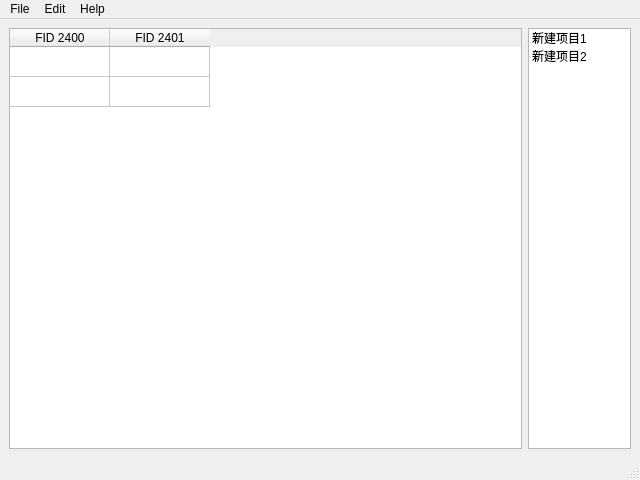
<?xml version="1.0" encoding="UTF-8"?>
<ui version="4.0">
 <class>MainWindow</class>
 <widget class="QMainWindow" name="MainWindow">
  <property name="enabled">
   <bool>true</bool>
  </property>
  <property name="geometry">
   <rect>
    <x>0</x>
    <y>0</y>
    <width>640</width>
    <height>480</height>
   </rect>
  </property>
  <property name="sizePolicy">
   <sizepolicy hsizetype="Expanding" vsizetype="Expanding">
    <horstretch>0</horstretch>
    <verstretch>0</verstretch>
   </sizepolicy>
  </property>
  <property name="minimumSize">
   <size>
    <width>640</width>
    <height>480</height>
   </size>
  </property>
  <property name="windowTitle">
   <string>MainWindow</string>
  </property>
  <widget class="QWidget" name="centralwidget">
   <property name="sizePolicy">
    <sizepolicy hsizetype="Expanding" vsizetype="Expanding">
     <horstretch>0</horstretch>
     <verstretch>0</verstretch>
    </sizepolicy>
   </property>
   <layout class="QHBoxLayout" name="horizontalLayout">
    <item>
     <widget class="QTableWidget" name="tableWidget">
      <property name="sizePolicy">
       <sizepolicy hsizetype="Expanding" vsizetype="Expanding">
        <horstretch>10</horstretch>
        <verstretch>0</verstretch>
       </sizepolicy>
      </property>
      <attribute name="horizontalHeaderVisible">
       <bool>true</bool>
      </attribute>
      <attribute name="verticalHeaderVisible">
       <bool>false</bool>
      </attribute>
      <row>
       <property name="text">
        <string>新建行1</string>
       </property>
      </row>
      <row>
       <property name="text">
        <string>新建行2</string>
       </property>
      </row>
      <column>
       <property name="text">
        <string>FID 2400</string>
       </property>
      </column>
      <column>
       <property name="text">
        <string>FID 2401</string>
       </property>
      </column>
     </widget>
    </item>
    <item>
     <widget class="QListWidget" name="listWidget">
      <property name="sizePolicy">
       <sizepolicy hsizetype="Expanding" vsizetype="Expanding">
        <horstretch>2</horstretch>
        <verstretch>0</verstretch>
       </sizepolicy>
      </property>
      <item>
       <property name="text">
        <string>新建项目1</string>
       </property>
      </item>
      <item>
       <property name="text">
        <string>新建项目2</string>
       </property>
      </item>
     </widget>
    </item>
   </layout>
  </widget>
  <widget class="QMenuBar" name="menubar">
   <property name="geometry">
    <rect>
     <x>0</x>
     <y>0</y>
     <width>640</width>
     <height>23</height>
    </rect>
   </property>
   <widget class="QMenu" name="menuFile">
    <property name="title">
     <string>File</string>
    </property>
    <addaction name="actionNew"/>
    <addaction name="actionOpen"/>
    <addaction name="separator"/>
    <addaction name="actionSave"/>
    <addaction name="actionSave_as"/>
    <addaction name="actionSave_as_template"/>
    <addaction name="separator"/>
    <addaction name="actionExit"/>
   </widget>
   <widget class="QMenu" name="menuEdit">
    <property name="title">
     <string>Edit</string>
    </property>
    <addaction name="actionAbout"/>
    <addaction name="actionRemove"/>
    <addaction name="separator"/>
   </widget>
   <widget class="QMenu" name="menuHelp">
    <property name="title">
     <string>Help</string>
    </property>
    <addaction name="actionAbout_2"/>
   </widget>
   <addaction name="menuFile"/>
   <addaction name="menuEdit"/>
   <addaction name="menuHelp"/>
  </widget>
  <widget class="QStatusBar" name="statusbar"/>
  <action name="actionNew">
   <property name="text">
    <string>New...</string>
   </property>
  </action>
  <action name="actionOpen">
   <property name="text">
    <string>Open...</string>
   </property>
  </action>
  <action name="actionSave">
   <property name="text">
    <string>Save</string>
   </property>
  </action>
  <action name="actionSave_as">
   <property name="text">
    <string>Save as...</string>
   </property>
  </action>
  <action name="actionSave_as_template">
   <property name="text">
    <string>Save as template...</string>
   </property>
  </action>
  <action name="actionAbout">
   <property name="text">
    <string>Add Column</string>
   </property>
  </action>
  <action name="actionExit">
   <property name="text">
    <string>Exit</string>
   </property>
  </action>
  <action name="actionRemove">
   <property name="text">
    <string>Remove Col</string>
   </property>
  </action>
  <action name="actionAbout_2">
   <property name="text">
    <string>About</string>
   </property>
  </action>
 </widget>
 <resources/>
 <connections/>
</ui>
